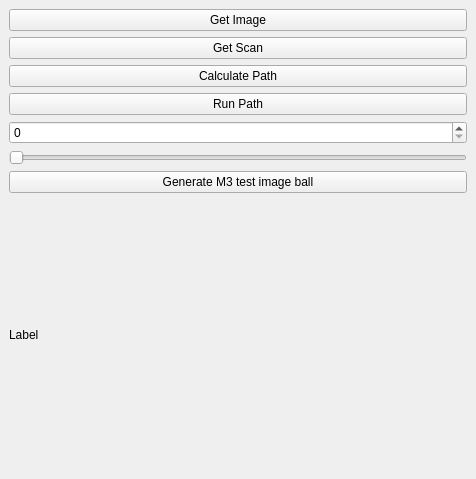
<?xml version="1.0" encoding="UTF-8"?>
<ui version="4.0">
 <class>SamplePlugin</class>
 <widget class="QDockWidget" name="SamplePlugin">
  <property name="geometry">
   <rect>
    <x>0</x>
    <y>0</y>
    <width>476</width>
    <height>479</height>
   </rect>
  </property>
  <property name="windowTitle">
   <string>DockWidget</string>
  </property>
  <widget class="QWidget" name="dockWidgetContents">
   <layout class="QVBoxLayout" name="verticalLayout_2">
    <item>
     <layout class="QVBoxLayout" name="verticalLayout">
      <item>
       <widget class="QPushButton" name="_btn_im">
        <property name="text">
         <string>Get Image</string>
        </property>
       </widget>
      </item>
      <item>
       <widget class="QPushButton" name="_btn_scan">
        <property name="text">
         <string>Get Scan</string>
        </property>
       </widget>
      </item>
      <item>
       <widget class="QPushButton" name="_btn0">
        <property name="text">
         <string>Calculate Path</string>
        </property>
       </widget>
      </item>
      <item>
       <widget class="QPushButton" name="_btn1">
        <property name="text">
         <string>Run Path</string>
        </property>
       </widget>
      </item>
      <item>
       <widget class="QSpinBox" name="_spinBox"/>
      </item>
      <item>
       <widget class="QSlider" name="_slider">
        <property name="orientation">
         <enum>Qt::Horizontal</enum>
        </property>
       </widget>
      </item>
      <item>
       <widget class="QPushButton" name="_btn_genTestImgBall">
        <property name="text">
         <string>Generate M3 test image ball</string>
        </property>
       </widget>
      </item>
      <item>
       <widget class="QLabel" name="_label">
        <property name="text">
         <string>Label</string>
        </property>
       </widget>
      </item>
     </layout>
    </item>
   </layout>
  </widget>
 </widget>
 <resources/>
 <connections/>
</ui>
